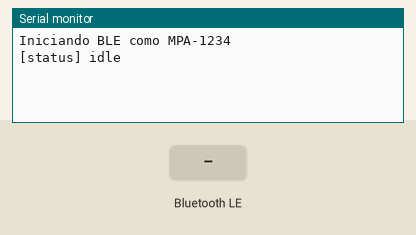
Simulated run of this sketch. Board: ESP32-S3. Shown: the last lines printed to the serial monitor. The inputs (shaded band) are chosen by the test bench. Nothing arrives over Bluetooth unless stated; a phone connects over Bluetooth LE 3 s after start.

Above: at 2.7 s.
2.8 s: Bluetooth LE write "connect" received
At 3.4 s:
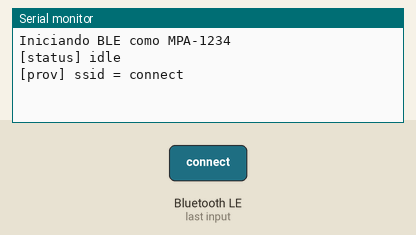
5.8 s: Bluetooth LE write "connect" received
At 6.9 s:
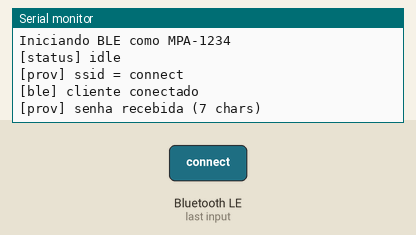
7.3 s: Bluetooth LE write "connect" received
At 8.1 s:
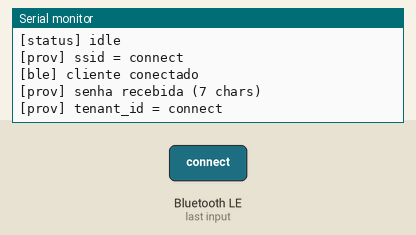
8.8 s: Bluetooth LE write "start" received
At 9.2 s:
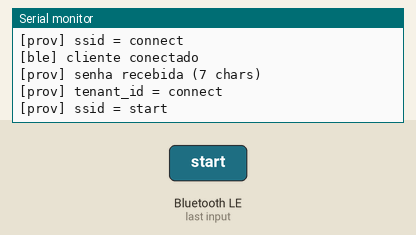
10.3 s: Bluetooth LE write "start" received
At 11.5 s:
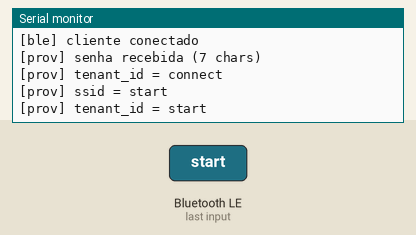
11.8 s: Bluetooth LE write "stop" received
At 12.7 s:
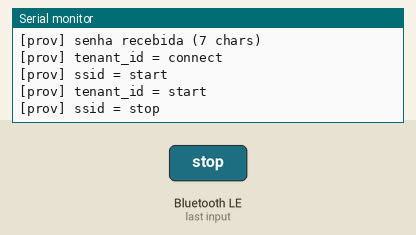

The sketch:

mpa_ble_test.ino
```cpp
/*
 * MPA - Teste rápido de BLE no ESP32-S3
 * Core: "esp32 by Espressif" 3.x | Placa: ESP32S3 Dev Module
 *
 * Serviço 1 (Provisioning): recebe SSID / senha / tenant_id por escrita BLE,
 *   e ao receber o comando "connect" tenta conectar no WiFi (testa BLE + WiFi juntos).
 * Serviço 2 (Data): stream de amostras de IMU FAKE por notify (testa vazão/perda de pacotes).
 *
 * Testar com o app nRF Connect (Android/iOS), escrevendo como UTF-8 / texto.
 */
#include <BLEDevice.h>
#include <BLEServer.h>
#include <BLEUtils.h>
#include <WiFi.h>

#define UUID_SUFFIX     "-8f3a-4c1e-9b7a-0a1b2c3d4e5f"
#define SVC_PROV_UUID   "6d500001" UUID_SUFFIX
#define CHR_SSID_UUID   "6d500002" UUID_SUFFIX
#define CHR_PASS_UUID   "6d500003" UUID_SUFFIX
#define CHR_TENANT_UUID "6d500004" UUID_SUFFIX
#define CHR_CMD_UUID    "6d500005" UUID_SUFFIX   // "connect" | "start" | "stop"
#define CHR_STATUS_UUID "6d500006" UUID_SUFFIX   // read + notify
#define SVC_DATA_UUID   "6d500010" UUID_SUFFIX
#define CHR_IMU_UUID    "6d500011" UUID_SUFFIX   // notify

#define SAMPLE_HZ 100   // taxa do stream fake

// 18 bytes: cabe no MTU padrão (23 -> 20 bytes úteis). Depois dá pra agrupar várias amostras por pacote.
struct __attribute__((packed)) ImuSample {
  uint32_t t_ms;
  uint16_t seq;
  int16_t ax, ay, az, gx, gy, gz;
};

BLEServer* server;
BLECharacteristic *chSsid, *chPass, *chTenant, *chCmd, *chStatus, *chImu;

String ssid, pass, tenant;
volatile bool connected = false;
volatile bool wantWifi = false;
volatile bool streaming = false;
uint16_t seq = 0;
uint32_t lastSampleUs = 0;

void setStatus(const String& s) {
  Serial.println("[status] " + s);
  chStatus->setValue((uint8_t*)s.c_str(), s.length());
  if (connected) chStatus->notify();
}

class ServerCB : public BLEServerCallbacks {
  void onConnect(BLEServer*) override {
    connected = true;
    Serial.println("[ble] cliente conectado");
  }
  void onDisconnect(BLEServer*) override {
    connected = false;
    streaming = false;
    Serial.println("[ble] cliente desconectado, voltando a anunciar");
    BLEDevice::startAdvertising();
  }
};

class WriteCB : public BLECharacteristicCallbacks {
  void onWrite(BLECharacteristic* c) override {
    auto raw = c->getValue();          // std::string (core 2.x) ou String (core 3.x)
    String val(raw.c_str());
    if (c == chSsid) {
      ssid = val;
      Serial.println("[prov] ssid = " + ssid);
    } else if (c == chPass) {
      pass = val;
      Serial.printf("[prov] senha recebida (%d chars)\n", pass.length());
    } else if (c == chTenant) {
      tenant = val;
      Serial.println("[prov] tenant_id = " + tenant);
    } else if (c == chCmd) {
      val.trim();
      Serial.println("[cmd] " + val);
      if (val == "connect") wantWifi = true;
      else if (val == "start") { streaming = true; seq = 0; }
      else if (val == "stop") streaming = false;
    }
  }
};

void setup() {
  Serial.begin(115200);
  delay(1500);

  char name[16];
  snprintf(name, sizeof(name), "MPA-%04X", (uint16_t)(ESP.getEfuseMac() >> 32));
  Serial.printf("Iniciando BLE como %s\n", name);

  BLEDevice::init(name);
  BLEDevice::setMTU(247);

  server = BLEDevice::createServer();
  server->setCallbacks(new ServerCB());
  WriteCB* wcb = new WriteCB();

  // --- Serviço de provisionamento ---
  BLEService* prov = server->createService(SVC_PROV_UUID);
  chSsid   = prov->createCharacteristic(CHR_SSID_UUID,   BLECharacteristic::PROPERTY_WRITE);
  chPass   = prov->createCharacteristic(CHR_PASS_UUID,   BLECharacteristic::PROPERTY_WRITE);
  chTenant = prov->createCharacteristic(CHR_TENANT_UUID, BLECharacteristic::PROPERTY_WRITE);
  chCmd    = prov->createCharacteristic(CHR_CMD_UUID,    BLECharacteristic::PROPERTY_WRITE);
  chStatus = prov->createCharacteristic(CHR_STATUS_UUID,
               BLECharacteristic::PROPERTY_READ | BLECharacteristic::PROPERTY_NOTIFY);
  chSsid->setCallbacks(wcb);
  chPass->setCallbacks(wcb);
  chTenant->setCallbacks(wcb);
  chCmd->setCallbacks(wcb);
  prov->start();

  // --- Serviço de dados ---
  BLEService* data = server->createService(SVC_DATA_UUID);
  chImu = data->createCharacteristic(CHR_IMU_UUID, BLECharacteristic::PROPERTY_NOTIFY);
  data->start();

  BLEAdvertising* adv = BLEDevice::getAdvertising();
  adv->addServiceUUID(SVC_PROV_UUID);
  adv->setScanResponse(true);
  BLEDevice::startAdvertising();

  setStatus("idle");
}

void loop() {
  // Conexão WiFi fora do callback BLE (é bloqueante)
  if (wantWifi) {
    wantWifi = false;
    if (ssid.isEmpty()) {
      setStatus("erro:sem_ssid");
    } else {
      setStatus("wifi_connecting");
      WiFi.mode(WIFI_STA);
      WiFi.begin(ssid.c_str(), pass.c_str());
      uint32_t t0 = millis();
      while (WiFi.status() != WL_CONNECTED && millis() - t0 < 15000) delay(200);
      if (WiFi.status() == WL_CONNECTED) setStatus("wifi_ok:" + WiFi.localIP().toString());
      else {
        setStatus("wifi_fail:" + String((int)WiFi.status()));
        int n = WiFi.scanNetworks();
        for (int i = 0; i < n; i++)
          Serial.printf("  %s | canal %d | %d dBm | auth %d\n",
            WiFi.SSID(i).c_str(), WiFi.channel(i), WiFi.RSSI(i), WiFi.encryptionType(i));
      }
    }
  }

  // Stream fake de IMU
  if (streaming && connected) {
    uint32_t now = micros();
    if (now - lastSampleUs >= 1000000UL / SAMPLE_HZ) {
      lastSampleUs = now;
      float t = millis() / 1000.0f;
      ImuSample s;
      s.t_ms = millis();
      s.seq = seq++;
      s.ax = (int16_t)(1000 * sinf(2 * PI * 1.0f * t));
      s.ay = (int16_t)(1000 * cosf(2 * PI * 1.0f * t));
      s.az = 4096;  // ~1 g
      s.gx = s.gy = s.gz = 0;
      chImu->setValue((uint8_t*)&s, sizeof(s));
      chImu->notify();
    }
  }
}
```

Measured:
- after the input at 2.8 s, the serial monitor: prints a new line at once (image 1)
- after the input at 5.8 s, the serial monitor: prints a new line at once (image 2)
- after the input at 7.3 s, the serial monitor: prints a new line at once (image 3)
- after the input at 8.8 s, the serial monitor: prints a new line at once (image 4)
- after the input at 10.3 s, the serial monitor: prints a new line at once (image 5)
- after the input at 11.8 s, the serial monitor: prints a new line at once (image 6)
